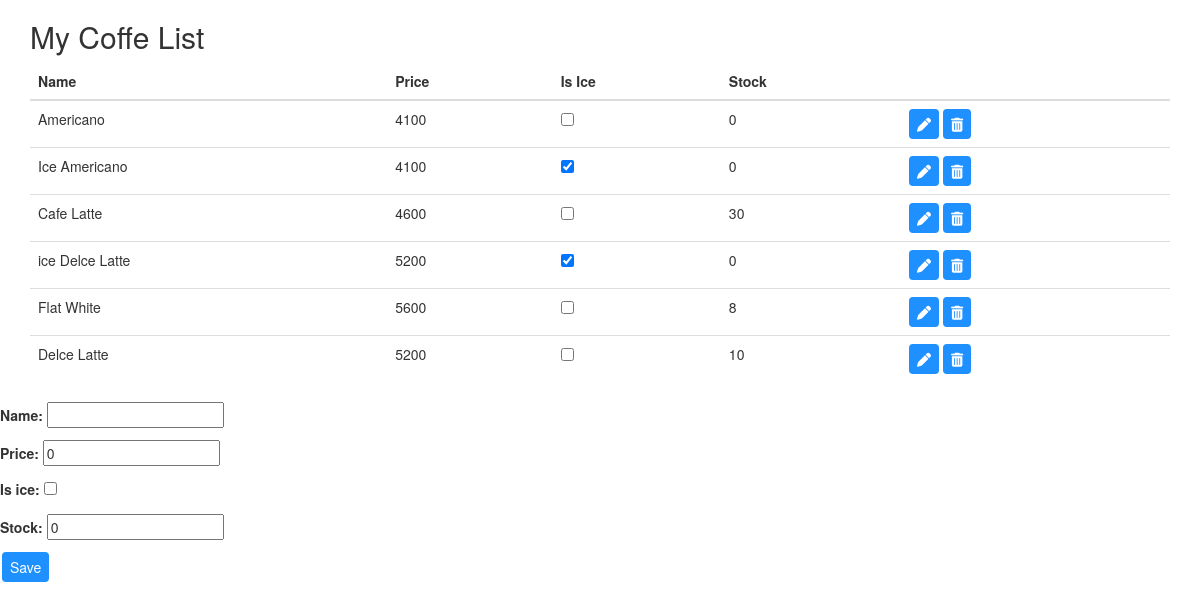
Page /coffee/ on the committed database.
### homepage/models.py (models this page shows, shortened)
class Coffee(models.Model):
    name = models.CharField(default="", max_length=30) # null = False면 not null
    price = models.IntegerField(default=0)
    is_ice = models.BooleanField(default=False)
    stock = models.IntegerField(default=0)

### homepage/views.py (the view, shortened to what this page needs)
# urls.py: path('coffee/', coffee_view),
def coffee_view(request):
    http_method_names = ['get', 'post', 'put', 'delete']
    if request.POST.get("_method") == "post":
        form = CoffeeForm(request.POST)
        if form.is_valid():
            form.save()
    elif request.POST.get("_method") == "delete":
        row = Coffee.objects.get(id=request.POST.get('id'))
        row.delete()
    coffee_all = Coffee.objects.all()
    form = CoffeeForm()
    return render(request, 'coffee.html', {"coffee_list":coffee_all, "coffee_form":form})

### homepage/forms.py
class CoffeeForm(forms.ModelForm): # ModelForm을 상속받는 CoffeeForm 생성
    class Meta:
        model = Coffee
        fields = ('name', 'price', 'is_ice','stock')

### homepage/template/coffee.html (shortened to what this page needs)
<!DOCTYPE html>
<html>
    <head>
        <link rel="stylesheet" href="https://maxcdn.bootstrapcdn.com/bootstrap/3.4.1/css/bootstrap.min.css">
    </head>
    <body>
        <div class="container">
            <h2>My Coffe List</h2>
            <table class="table">
                <thead>
                  <tr>
                    <th>Name</th>
                    <th>Price</th>
                    <th>Is Ice</th>
                    <th>Stock</th>
                    <th></th>
                  </tr>
                </thead>
                <tbody>
                    {% for coffee in coffee_list %}
                    <tr id={{ coffee.id }}>
                        <td>{{ coffee.name }}</td>
                        <td>{{ coffee.price }}</td>
                        <td><input type="checkbox" name="is_ice" {% if coffee.is_ice %} checked {% endif %}></td>
                        <td>{{ coffee.stock }}</td>
                        <td><button class="btn" onclick="onclick_edit({{ coffee.id }});"><i class="fa fa-pen"></i><button class="btn" onclick="onclick_delete({{ coffee.id }});"><i class="fa fa-trash"></i></button></button></td>
                    </tr>
                    {% endfor %}
                </tbody>
            </table>
        </div>
        <form method="POST">{% csrf_token %}
            {{ coffee_form.as_p}}
            <button type="submit" class="btn">Save</button>
        </form>
    </body>
</html>

### homepage/template/coffee.html (style rules this page uses)
.btn { background-color: DodgerBlue; border: none; color: white; padding: 5px 8px; font-size: 14px; cursor: pointer; margin: 0px 2px; }

### rows in the picture
Coffee: name "Americano", price "4100", stock "0"
Coffee: name "Ice Americano", price "4100", is_ice "☑", stock "0"
Coffee: name "Cafe Latte", price "4600", stock "30"
Coffee: name "ice Delce Latte", price "5200", is_ice "☑", stock "0"
Coffee: name "Flat White", price "5600", stock "8"
Coffee: name "Delce Latte", price "5200", stock "10"
